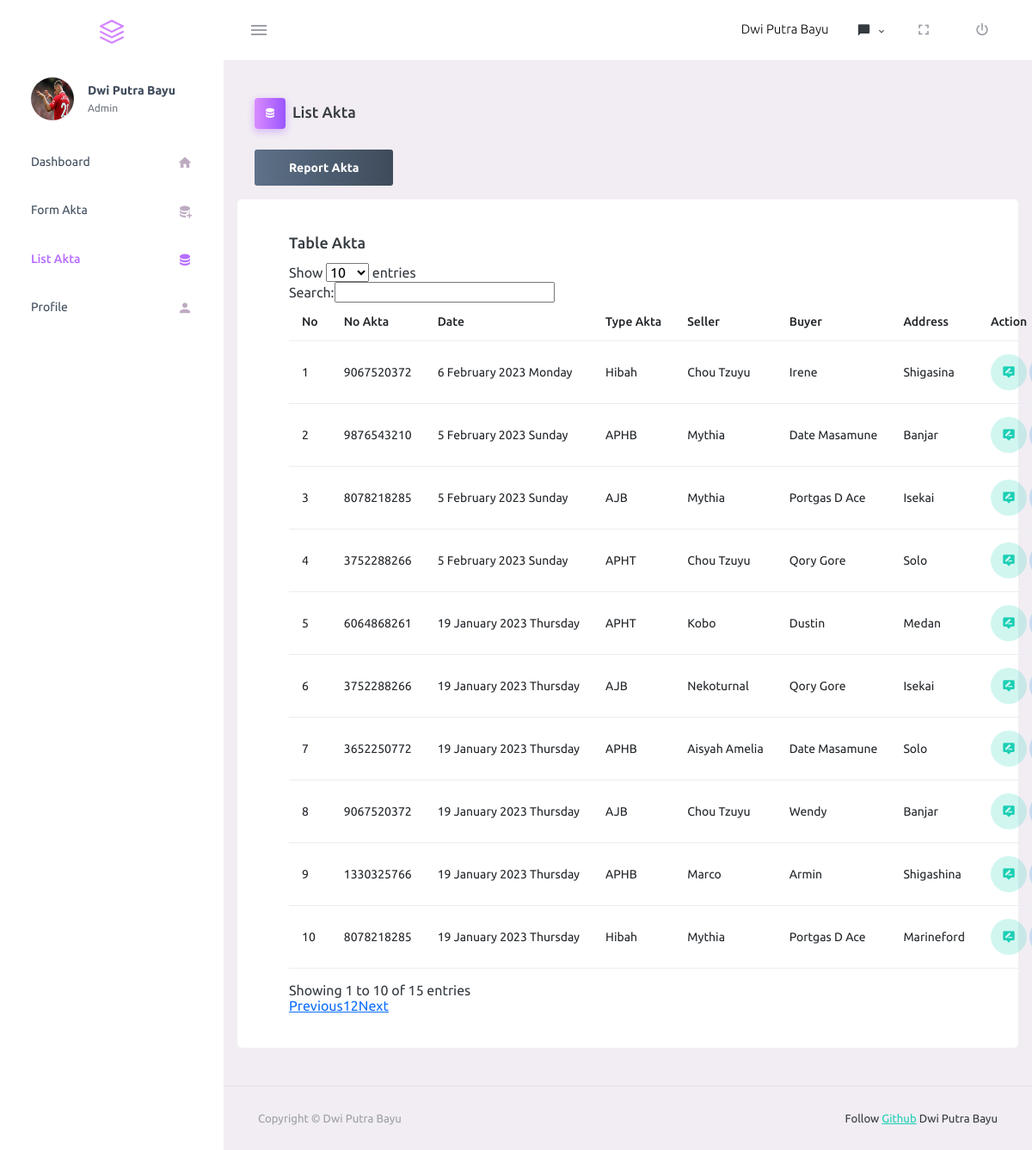
Screenshot of /admin/listakta.php (signed in) with the database file from the repository.
### tables this page shows
CREATE TABLE `akta` (
  `id` int(11) NOT NULL,
  `no_akta` varchar(255) NOT NULL,
  `type_akta` varchar(255) NOT NULL,
  `seller` varchar(255) NOT NULL,
  `buyer` varchar(255) NOT NULL,
  `no_hak` int(5) NOT NULL,
  `address` varchar(255) NOT NULL,
  `surface_area` varchar(255) NOT NULL,
  `transaction` varchar(255) NOT NULL,
  `certificate` int(6) NOT NULL,
  `pbb` int(7) NOT NULL,
  `njop` int(8) NOT NULL,
  `ssp` int(9) NOT NULL,
  `ssb` int(10) NOT NULL,
  `description` varchar(255) NOT NULL,
  `pdf_akta` text NOT NULL,
  `created_at` timestamp NOT NULL DEFAULT current_timestamp()
);

### admin/listakta.php (the view, shortened to what this page needs)
<?php
require "function.php";
?>
<!DOCTYPE html>
<html lang="en">
<?php require "partials/head.php" ?>
<body>
    <div class="container-scroller">
        <?php require "partials/navbar.php" ?>
        <div class="container-fluid page-body-wrapper">
            <?php require "partials/sidebar.php" ?>
            <div class="main-panel">
                <div class="content-wrapper">
                    <div class="page-header">
                        <h3 class="page-title">
                            <span class="page-title-icon bg-gradient-primary text-white me-2">
                                <i class="mdi mdi-database"></i>
                            </span>List Akta
                        </h3>
                    </div>
                    <div class="d-flex mb-3">
                        <a href="report.php?reportakta=true" class="btn btn-gradient-dark">Report Akta</a>
                    </div>
                    <div class="row">
                        <div class="card">
                            <div class="card-body">
                                <h4 class="card-title">Table Akta</h4>
                                <table class="table table-hover pt-3 mb-3" id="example">
                                    <thead>
                                        <tr>
                                            <th>No</th>
                                            <th>No Akta</th>
                                            <th>Date</th>
                                            <th>Type Akta</th>
                                            <th>Seller</th>
                                            <th>Buyer</th>
                                            <th>Address</th>
                                            <th>Action</th>
                                        </tr>
                                    </thead>
                                    <tbody>
                                        <?php
                                        $q = "SELECT * FROM akta ORDER BY id DESC";
                                        $r = mysqli_query($db,$q);
                                        $c = 1;
                                        while ($akta = mysqli_fetch_array($r)) {
                                            if ($akta['type_akta'] == 'AJB') {
                                        ?>
                                        <tr>
                                            <td><?= $c ?></td>
                                            <td><?= $akta["no_akta"] ?></td>
                                            <td><?= date("j F Y l", strtotime($akta['created_at'])) ?></td>
                                            <td><?= $akta["type_akta"] ?></td>
                                            <td><?= $akta["seller"] ?></td>
                                            <td><?= $akta["buyer"] ?></td>
                                            <td><?= $akta["address"] ?></td>
                                            <td>
                                                <a href="editakta.php?id=<?= $akta['id'] ?>"
                                                    class="btn btn-inverse-success btn-rounded btn-icon"
                                                    style="padding-top: 12px;">
                                                    <i class="mdi mdi-tooltip-edit"></i>
                                                </a>
                                                <a href="detailakta.php?id=<?= $akta['id'] ?>"
                                                    class="btn btn-inverse-info btn-rounded btn-icon"
                                                    style="padding-top: 12px;">
                                                </a>
                                            </td>
                                        </tr>
                                        <?php
                                        $c++;
                                        } else if ($akta['type_akta'] == 'Hibah') {
                                        ?>
                                        <tr>
                                            <td><?= $c ?></td>
                                            <td><?= $akta["no_akta"] ?></td>
                                            <td><?= date("j F Y l", strtotime($akta['created_at'])) ?></td>
                                            <td><?= $akta["type_akta"] ?></td>
                                            <td><?= $akta["seller"] ?></td>
                                            <td><?= $akta["buyer"] ?></td>
                                            <td><?= $akta["address"] ?></td>
                                            <td>
                                                <a href="editakta.php?id=<?= $akta['id'] ?>"
                                                    class="btn btn-inverse-success btn-rounded btn-icon"
                                                    style="padding-top: 12px;">
                                                    <i class="mdi mdi-tooltip-edit"></i>
                                                </a>
                                                <a href="detailakta.php?id=<?= $akta['id'] ?>"
                                                    class="btn btn-inverse-info btn-rounded btn-icon"
                                                    style="padding-top: 12px;">
                                                </a>
                                            </td>
                                        </tr>
                                        <?php
                                        $c++;
                                        } else if ($akta['type_akta'] == 'APHB') {
                                        ?>
                                        <tr>
                                            <td><?= $c ?></td>
                                            <td><?= $akta["no_akta"] ?></td>
                                            <td><?= date("j F Y l", strtotime($akta['created_at'])) ?></td>
                                            <td><?= $akta["type_akta"] ?></td>
                                            <td><?= $akta["seller"] ?></td>
                                            <td><?= $akta["buyer"] ?></td>
                                            <td><?= $akta["address"] ?></td>
                                            <td>
                                                <a href="editakta.php?id=<?= $akta['id'] ?>"
                                                    class="btn btn-inverse-success btn-rounded btn-icon"
                                                    style="padding-top: 12px;">
                                                    <i class="mdi mdi-tooltip-edit"></i>
                                                </a>
                                                <a href="detailakta.php?id=<?= $akta['id'] ?>"
                                                    class="btn btn-inverse-info btn-rounded btn-icon"
                                                    style="padding-top: 12px;">
                                                </a>
                                            </td>
                                        </tr>
                                        <?php
                                        $c++;
                                        } else if ($akta['type_akta'] == 'APHT') {
                                        ?>
                                        <tr>
                                            <td><?= $c ?></td>
                                            <td><?= $akta["no_akta"] ?></td>
                                            <td><?= date("j F Y l", strtotime($akta['created_at'])) ?></td>
                                            <td><?= $akta["type_akta"] ?></td>
                                            <td><?= $akta["seller"] ?></td>
                                            <td><?= $akta["buyer"] ?></td>
                                            <td><?= $akta["address"] ?></td>
                                            <td>
                                                <a href="editakta.php?id=<?= $akta['id'] ?>"
                                                    class="btn btn-inverse-success btn-rounded btn-icon"
                                                    style="padding-top: 12px;">
                                                    <i class="mdi mdi-tooltip-edit"></i>
                                                </a>
                                                <a href="detailakta.php?id=<?= $akta['id'] ?>"
                                                    class="btn btn-inverse-info btn-rounded btn-icon"
                                                    style="padding-top: 12px;">
                                                </a>
                                            </td>
                                        </tr>
                                        <?php
                                        $c++;
                                        }
                                        }
                                        ?>
                                    </tbody>
                                </table>
                            </div>
                        </div>
                    </div>
                </div>
                <?php require "partials/footer.php" ?>
            </div>
        </div>
    </div>
</body>
</html>

### rows the page displays
akta: no_akta "9067520372", created_at "6 February 2023 Monday", type_akta "Hibah", seller "Chou Tzuyu", buyer "Irene", address "Shigasina"
akta: no_akta "9876543210", created_at "5 February 2023 Sunday", type_akta "APHB", seller "Mythia", buyer "Date Masamune", address "Banjar"
akta: no_akta "8078218285", created_at "5 February 2023 Sunday", type_akta "AJB", seller "Mythia", buyer "Portgas D Ace", address "Isekai"
akta: no_akta "3752288266", created_at "5 February 2023 Sunday", type_akta "APHT", seller "Chou Tzuyu", buyer "Qory Gore", address "Solo"
akta: no_akta "6064868261", created_at "19 January 2023 Thursday", type_akta "APHT", seller "Kobo", buyer "Dustin", address "Medan"
akta: no_akta "3752288266", created_at "19 January 2023 Thursday", type_akta "AJB", seller "Nekoturnal", buyer "Qory Gore", address "Isekai"
akta: no_akta "3652250772", created_at "19 January 2023 Thursday", type_akta "APHB", seller "Aisyah Amelia", buyer "Date Masamune", address "Solo"
akta: no_akta "9067520372", created_at "19 January 2023 Thursday", type_akta "AJB", seller "Chou Tzuyu", buyer "Wendy", address "Banjar"
akta: no_akta "1330325766", created_at "19 January 2023 Thursday", type_akta "APHB", seller "Marco", buyer "Armin", address "Shigashina"
akta: no_akta "8078218285", created_at "19 January 2023 Thursday", type_akta "Hibah", seller "Mythia", buyer "Portgas D Ace", address "Marineford"

### other values shown
$_SESSION['fullname'] "Dwi Putra Bayu"
$_SESSION['role'] "Admin"
